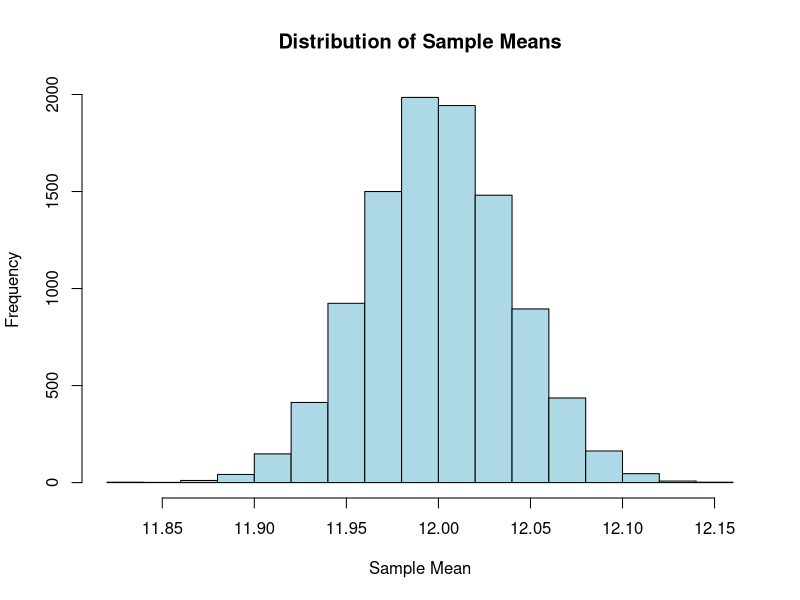
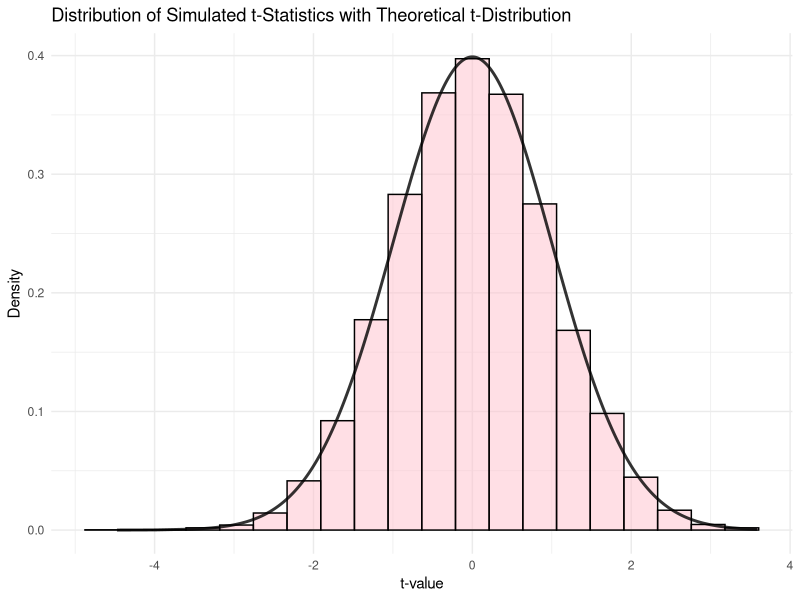

The R source for these figures, in order:
install.packages("ggplot2")
library(ggplot2)

# Population
mu = 12
sigma = 2.245

# Single sample
n = 3200
x = 12.12
sd = 2.145

# =========================
# Sim
sim_mean <- vector()
sim_sd <- vector()
sim_se <- vector()

for (i in 1:10000) {
  # Generate array of random numbers, size n
  # following a distribution given mean and sd
  rand_arr <- rnorm(n, mu, sigma)
  
  sim_mean[i] <- mean(rand_arr)
  sim_sd[i] <- sd(rand_arr)
  sim_se[i] <- sim_sd[i] / sqrt(n)
}

hist(sim_mean,
     main = "Distribution of Sample Means",
     xlab = "Sample Mean",
     breaks = 20,
     col = "lightblue",
     border = "black"
     )

# This is the actual standard error computed from
# the simulated sample distribution
se = sd(sim_mean)

# This is the estimated standard error given the
# standard deviation of and number of participants
# of the collected sample
se2 = sd / sqrt(n)

# se and se2 should be somewhat similar given that sigma and sd
# are relatively close, so our single sample seems to be
# somewhat representative of the population data

# =========================
t_stat <- (x - mu) / se2
cohen_d <- t_stat / sqrt(n) # Effect size
sim_t_stat <- (sim_mean - mu) / sim_se

sim_t_stat_df <- data.frame(df_t_stat = sim_t_stat)

# This is for plotting the theoretical distribution
theoretical_density <- dt(sim_t_stat, df = n-1)
theoretical_df <- data.frame(t_stat = sim_t_stat, density = theoretical_density)
# Actually plot the density and theoretical distribution
ggplot(sim_t_stat_df, aes(x = df_t_stat)) +
  geom_histogram(aes(y = ..density..), 
                 bins = 20,  # Adjust the number of bins as needed
                 fill = "pink", 
                 color = "black", 
                 alpha = 0.5) +
  geom_line(data = theoretical_df, aes(x = t_stat, y = density), color = "black", size = 1, alpha = 0.8) +
  labs(title = "Distribution of Simulated t-Statistics with Theoretical t-Distribution",
       x = "t-value",
       y = "Density") +
  theme_minimal()

